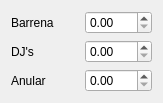
               <widget class="QWidget" name="gridLayoutWidget_7">
                <property name="geometry">
                 <rect>
                  <x>1090</x>
                  <y>110</y>
                  <width>163</width>
                  <height>98</height>
                 </rect>
                </property>
                <layout class="QGridLayout" name="gridLayout_7">
                 <item row="1" column="0">
                  <widget class="QLabel" name="label_48">
                   <property name="text">
                    <string>DJ's</string>
                   </property>
                  </widget>
                 </item>
                 <item row="1" column="1">
                  <widget class="QDoubleSpinBox" name="dj"/>
                 </item>
                 <item row="0" column="0">
                  <widget class="QLabel" name="label_47">
                   <property name="text">
                    <string>Barrena</string>
                   </property>
                  </widget>
                 </item>
                 <item row="0" column="1">
                  <widget class="QDoubleSpinBox" name="barrena"/>
                 </item>
                 <item row="2" column="0">
                  <widget class="QLabel" name="label_49">
                   <property name="text">
                    <string>Anular</string>
                   </property>
                  </widget>
                 </item>
                 <item row="2" column="1">
                  <widget class="QDoubleSpinBox" name="anular"/>
                 </item>
                </layout>
               </widget>
